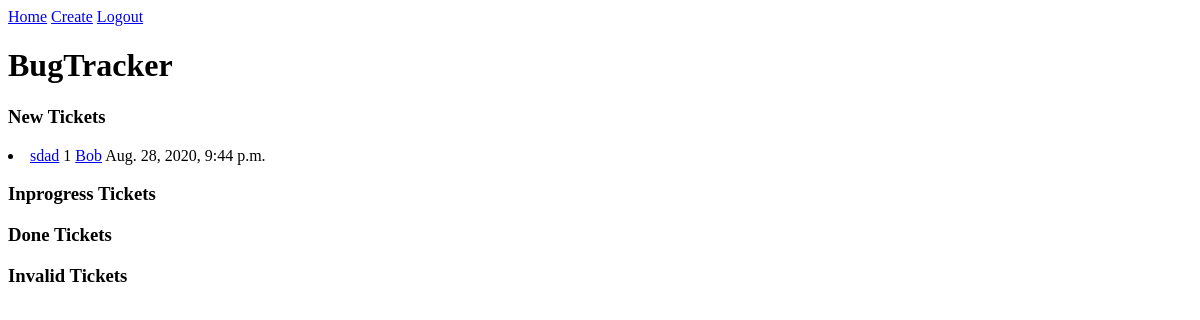
/ (signed in), run on an earlier commit of the app's database.
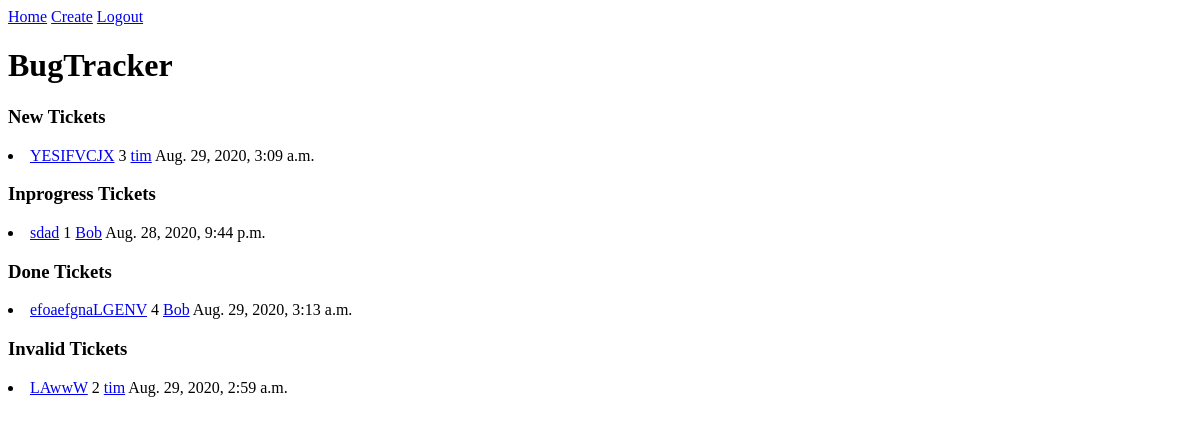
And on a later commit of the database.
### source/models.py (models this page shows, shortened)
class Ticket(models.Model):
    NEW = 'new'
    INPROGRESS = 'inprogress'
    COMPLETE = 'complete'
    INVALID = 'invalid'
    STATUS_CHOICES = [
        (NEW, 'New'),
        (INPROGRESS, 'Inprogress'),
        (COMPLETE, 'Complete'),
        (INVALID, 'Invalid'),
    ]
    title = models.CharField(max_length=50)
    time = models.DateTimeField(auto_now_add=True)
    description = models.TextField()
    filedby = models.ForeignKey(MyUser, on_delete=models.CASCADE, null=True)
    status = models.CharField(max_length=80, choices=STATUS_CHOICES, default=NEW)
    assignedto = models.ForeignKey(MyUser, on_delete=models.CASCADE, null=True, related_name='assigned')
    completedby = models.ForeignKey(MyUser, on_delete=models.CASCADE, null=True, related_name='completed')

class MyUser(AbstractUser):
    bio = models.TextField(blank=True, null=True)

### source/views.py (the view)
# urls.py: path('', index, name="home"),
@login_required
def index(request):
    my_tickets = Ticket.objects.all()
    return render(request, "index.html", {"tickets": my_tickets})

### templates/index.html (shortened to what this page needs)
<!DOCTYPE html>
<html lang="en">
<head>
</head>
<body>
    <a href="/">Home</a>  <a href="/addticket/">Create</a>  <a href="logout">Logout</a>
    <h1>BugTracker</h1>
    <h3>New Tickets</h3>
    {% for post in tickets %}
    {% if post.status == 'new' %}
        <li>
            <a href="/ticket/{{post.id}}/">{{ post.title }}</a>
            {{ post.id }}
            <a href="/auth/{{post.filedby}}">{{ post.filedby }}</a>
            {{ post.time }}
        </li>
    {% endif %}
    {% endfor %}
    <h3>Inprogress Tickets</h3>
    {% for post in tickets %}
    {% if post.status == 'In-progress' %}
        <li>
            <a href="/ticket/{{post.id}}/">{{ post.title }}</a>
            {{ post.id }}
            <a href="/auth/{{post.filedby}}">{{ post.filedby }}</a>
            {{ post.time }}
        </li>
    {% endif %}
    {% endfor %}
    <h3>Done Tickets</h3>
    {% for post in tickets %}
    {% if post.status == 'Done' %}
        <li>
            <a href="/ticket/{{post.id}}/">{{ post.title }}</a>
            {{ post.id }}
            <a href="/auth/{{post.filedby}}">{{ post.filedby }}</a>
            {{ post.time }}
        </li>
    {% endif %}
    {% endfor %}
    <h3>Invalid Tickets</h3>
    {% for post in tickets %}
    {% if post.status == 'Invalid' %}
        <li>
            <a href="/ticket/{{post.id}}/">{{ post.title }}</a>
            {{ post.id }}
            <a href="/auth/{{post.filedby}}">{{ post.filedby }}</a>
            {{ post.time }}
        </li>
    {% endif %}
    {% endfor %}
</body>
</html>

What changed in the data, as far as the page shows it:
added Ticket: title "YESIFVCJX", id "3", filedby "tim", time "Aug. 29, 2020, 3:09 a.m.", shown under "New Tickets"
changed Ticket "sdad": moves from the list under "New Tickets" to the list under "Inprogress Tickets"
added Ticket: title "efoaefgnaLGENV", id "4", filedby "Bob", time "Aug. 29, 2020, 3:13 a.m.", shown under "Done Tickets"
added Ticket: title "LAwwW", id "2", filedby "tim", time "Aug. 29, 2020, 2:59 a.m.", shown under "Invalid Tickets"
